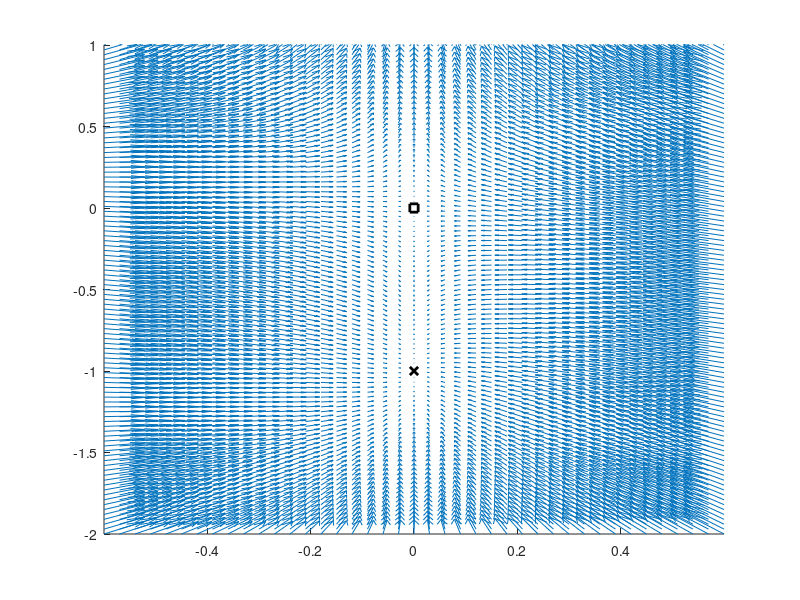

MATLAB code to generate this figure: (Note: this script raises an error after producing the figure.)
%% initialize parameters
b = 0.6;
a = 0.08;
dt = 0.03;
pauseTime = 0.00001;
tailLength = 10;
xlimits = [-0.6,0.6];
ylimits = [-2,1];
flowFieldSpacing = 0.03; % spacing of grid to build flow field on
flowFieldDecayLength = 10.0; % as one moves away from the fixed point, may the quiver points less visually important
howCloseToFixedPoint = 1.5; % standard deviation in starting position
nSpots = 15;
T = 25;

%% calculate the dynamics for a system that starts at an arbitrary position
% x0,y0

% setup anonymous functions to calculate the derivatives
ydot = @(x,y) x.^2 + y.^2 + x + y;
xdot = @(x,y) -3*x;

% proceed in one time step using Euler integration
counter  = 1;

% flow field
[xx,yy] = meshgrid(xlimits(1):flowFieldSpacing:xlimits(2),ylimits(1):flowFieldSpacing:ylimits(2));


% start with a blank graph
clf;
hold on;

% plot flow field as quiver
quiver(xx(:),yy(:),xdot(xx(:),yy(:)),ydot(xx(:),yy(:)),3);


% patchline, from the file exchange has this tendency to link the first
% and last points together, add in an extra element of "nans" to remove
% this
alphaData = repmat(tailLength./[1:(tailLength+1)],1);
alphaData = (alphaData(:));
alphaData = alphaData.^(-2);

% add in a cross at the fixed point
plot(0,-1,'kx','linewidth',2);
plot(0,0,'ks','linewidth',2);




% set plotting limits to remain the same
xlim(xlimits);
ylim(ylimits);

% start with spots at nan
xNew = nan(1,nSpots);
yNew = nan(1,nSpots);

for kkSpot = 1:nSpots
    spotDiesAt(kkSpot) = random('exp',T,1)+1;
    % setup vectors to hold position of "tail"
    tailX(:,kkSpot) = repmat(xNew(1,kkSpot),tailLength,1);
    tailY(:,kkSpot) = repmat(yNew(1,kkSpot),tailLength,1);
    
    
    tailHand(kkSpot) = patchline([tailX(:,kkSpot);nan],[tailY(:,kkSpot);nan],'edgecolor','b','LineWidth',2,...
        'EdgeAlpha','interp',...
        'FaceVertexAlphaData',alphaData);
end
pHand = plot(xNew,yNew,'r*','linewidth',2,'markersize',10);


% loop over a few frames
ticA = tic;
while toc(ticA) < 30
    % check and see if any spots need to be re-placed
    for kkSpot = 1:nSpots
        if counter>spotDiesAt(kkSpot)
            %% add a new spot, remove its tail and calculate a new lifetime
            spotDiesAt(kkSpot) = random('exp',T,1)+spotDiesAt(kkSpot);
            
            xNew(1,kkSpot) = rand(1)*diff(xlimits)+xlimits(1);
            yNew(1,kkSpot) = rand(1)*diff(ylimits)+ylimits(1);
            
            % setup vectors to hold position of "tail"
            tailX(:,kkSpot) = repmat(xNew(1,kkSpot),tailLength,1);
            tailY(:,kkSpot) = repmat(yNew(1,kkSpot),tailLength,1);
        end
    end
    
    
    
    % calculate the new position
    xNew = xNew + dt*xdot(xNew,yNew);
    yNew = yNew + dt*ydot(xNew,yNew);
    
    % plot the new position
    set(pHand,'xData',xNew,'yData',yNew);
    figure(gcf);pause(pauseTime);
    
    for kkSpot = 1:nSpots
        
        % update the tail coordinates
        tailX(:,kkSpot) = [tailX(2:end,kkSpot);xNew(kkSpot)];
        tailY(:,kkSpot) = [tailY(2:end,kkSpot);yNew(kkSpot)];
        set(tailHand(kkSpot),'xData',[tailX(:,kkSpot);nan],...
            'yData',[tailY(:,kkSpot);nan]);
    end
    title(num2str(counter));
    
    % move on to the next time step
    counter = counter+1;
end
